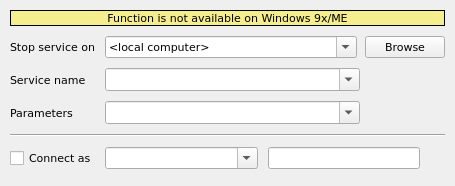
<?xml version="1.0" encoding="UTF-8"?>
<ui version="4.0">
 <class>StopServiceWidget</class>
 <widget class="QWidget" name="StopServiceWidget">
  <property name="geometry">
   <rect>
    <x>0</x>
    <y>0</y>
    <width>455</width>
    <height>186</height>
   </rect>
  </property>
  <property name="font">
   <font>
    <family>DejaVu Sans</family>
    <pointsize>8</pointsize>
   </font>
  </property>
  <property name="windowTitle">
   <string>Form</string>
  </property>
  <layout class="QFormLayout" name="formLayout">
   <property name="horizontalSpacing">
    <number>8</number>
   </property>
   <property name="verticalSpacing">
    <number>10</number>
   </property>
   <property name="leftMargin">
    <number>10</number>
   </property>
   <property name="topMargin">
    <number>10</number>
   </property>
   <property name="rightMargin">
    <number>10</number>
   </property>
   <property name="bottomMargin">
    <number>4</number>
   </property>
   <item row="0" column="0" colspan="2">
    <widget class="QLabel" name="lblFunctioIsNotAvailable">
     <property name="sizePolicy">
      <sizepolicy hsizetype="Preferred" vsizetype="Preferred">
       <horstretch>0</horstretch>
       <verstretch>0</verstretch>
      </sizepolicy>
     </property>
     <property name="autoFillBackground">
      <bool>false</bool>
     </property>
     <property name="styleSheet">
      <string notr="true">background-color: rgb(245, 238, 143);</string>
     </property>
     <property name="frameShape">
      <enum>QFrame::Panel</enum>
     </property>
     <property name="text">
      <string>Function is not available on Windows 9x/ME</string>
     </property>
     <property name="alignment">
      <set>Qt::AlignCenter</set>
     </property>
    </widget>
   </item>
   <item row="1" column="0">
    <widget class="QLabel" name="lblStopServiceOn">
     <property name="text">
      <string>Stop service on</string>
     </property>
     <property name="buddy">
      <cstring>cmbStopServiceOn</cstring>
     </property>
    </widget>
   </item>
   <item row="1" column="1">
    <layout class="QHBoxLayout" name="horizontalLayout_3">
     <property name="spacing">
      <number>8</number>
     </property>
     <item>
      <widget class="QComboBox" name="cmbStopServiceOn">
       <property name="sizePolicy">
        <sizepolicy hsizetype="Preferred" vsizetype="Preferred">
         <horstretch>0</horstretch>
         <verstretch>0</verstretch>
        </sizepolicy>
       </property>
       <property name="editable">
        <bool>true</bool>
       </property>
       <item>
        <property name="text">
         <string>&lt;local computer&gt;</string>
        </property>
       </item>
      </widget>
     </item>
     <item>
      <widget class="QPushButton" name="btnStopServiceOn">
       <property name="sizePolicy">
        <sizepolicy hsizetype="Fixed" vsizetype="Preferred">
         <horstretch>0</horstretch>
         <verstretch>0</verstretch>
        </sizepolicy>
       </property>
       <property name="text">
        <string>Browse</string>
       </property>
      </widget>
     </item>
    </layout>
   </item>
   <item row="2" column="0">
    <widget class="QLabel" name="lblServiceName">
     <property name="text">
      <string>Service name</string>
     </property>
     <property name="buddy">
      <cstring>cmbServiceName</cstring>
     </property>
    </widget>
   </item>
   <item row="2" column="1">
    <layout class="QHBoxLayout" name="horizontalLayout_2">
     <item>
      <widget class="QComboBox" name="cmbServiceName">
       <property name="sizePolicy">
        <sizepolicy hsizetype="Preferred" vsizetype="Preferred">
         <horstretch>0</horstretch>
         <verstretch>0</verstretch>
        </sizepolicy>
       </property>
       <property name="editable">
        <bool>true</bool>
       </property>
      </widget>
     </item>
     <item>
      <spacer name="horizontalSpacer">
       <property name="orientation">
        <enum>Qt::Horizontal</enum>
       </property>
       <property name="sizeType">
        <enum>QSizePolicy::Fixed</enum>
       </property>
       <property name="sizeHint" stdset="0">
        <size>
         <width>85</width>
         <height>23</height>
        </size>
       </property>
      </spacer>
     </item>
    </layout>
   </item>
   <item row="3" column="0">
    <widget class="QLabel" name="lblParameters">
     <property name="text">
      <string>Parameters</string>
     </property>
     <property name="buddy">
      <cstring>cmbParameters</cstring>
     </property>
    </widget>
   </item>
   <item row="3" column="1">
    <layout class="QHBoxLayout" name="horizontalLayout">
     <item>
      <widget class="QComboBox" name="cmbParameters">
       <property name="sizePolicy">
        <sizepolicy hsizetype="Preferred" vsizetype="Preferred">
         <horstretch>0</horstretch>
         <verstretch>0</verstretch>
        </sizepolicy>
       </property>
       <property name="editable">
        <bool>true</bool>
       </property>
      </widget>
     </item>
     <item>
      <spacer name="horizontalSpacer_2">
       <property name="orientation">
        <enum>Qt::Horizontal</enum>
       </property>
       <property name="sizeType">
        <enum>QSizePolicy::Fixed</enum>
       </property>
       <property name="sizeHint" stdset="0">
        <size>
         <width>85</width>
         <height>23</height>
        </size>
       </property>
      </spacer>
     </item>
    </layout>
   </item>
   <item row="4" column="0" colspan="2">
    <widget class="Line" name="line">
     <property name="orientation">
      <enum>Qt::Horizontal</enum>
     </property>
    </widget>
   </item>
   <item row="5" column="1">
    <layout class="QHBoxLayout" name="horizontalLayout_4" stretch="1,1">
     <property name="spacing">
      <number>10</number>
     </property>
     <property name="rightMargin">
      <number>25</number>
     </property>
     <item>
      <widget class="QComboBox" name="cmbConnectAsLogin">
       <property name="sizePolicy">
        <sizepolicy hsizetype="Preferred" vsizetype="Preferred">
         <horstretch>0</horstretch>
         <verstretch>0</verstretch>
        </sizepolicy>
       </property>
       <property name="editable">
        <bool>true</bool>
       </property>
      </widget>
     </item>
     <item>
      <widget class="QLineEdit" name="lineConnectAsPassword">
       <property name="sizePolicy">
        <sizepolicy hsizetype="Expanding" vsizetype="Preferred">
         <horstretch>0</horstretch>
         <verstretch>0</verstretch>
        </sizepolicy>
       </property>
      </widget>
     </item>
    </layout>
   </item>
   <item row="5" column="0">
    <widget class="QCheckBox" name="chkConnectAs">
     <property name="sizePolicy">
      <sizepolicy hsizetype="Minimum" vsizetype="Preferred">
       <horstretch>0</horstretch>
       <verstretch>0</verstretch>
      </sizepolicy>
     </property>
     <property name="text">
      <string>Connect as</string>
     </property>
    </widget>
   </item>
  </layout>
 </widget>
 <resources/>
 <connections/>
</ui>
